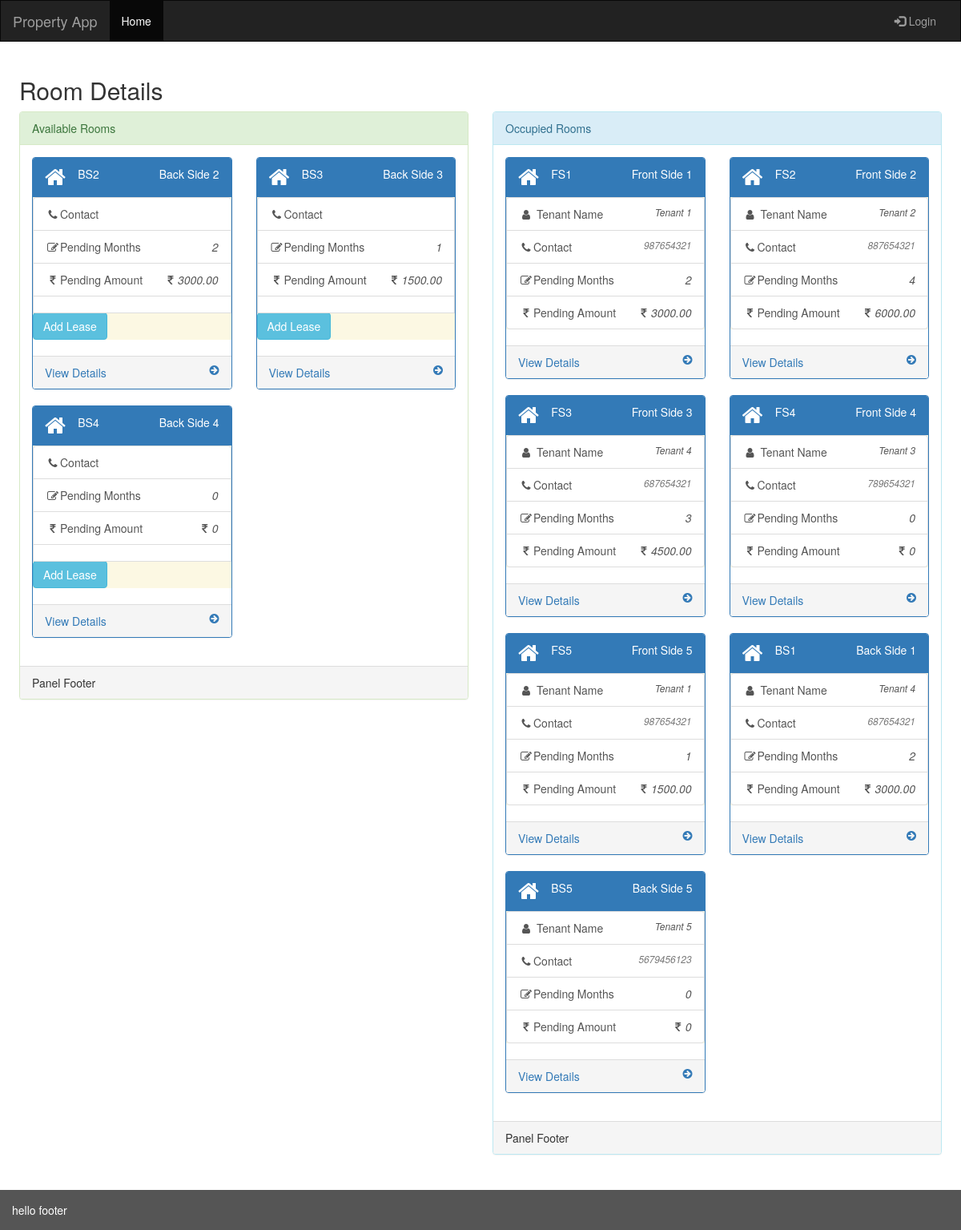
The page /rent/property/property_details/1 on the database its author committed.
### rent/models.py (models this page shows, shortened)
class Room(models.Model):
    room_id = models.AutoField(primary_key=True)
    room_property = models.ForeignKey(Property, on_delete=models.CASCADE)
    room_meter = models.ForeignKey(Electricitymeter, on_delete=models.CASCADE, null=True, blank=True)
    room_name = models.CharField(max_length=50)
    room_rent = models.DecimalField(max_digits=8,decimal_places=2)
    room_description = models.CharField(max_length=250)
    timestamp = models.DateTimeField(auto_now=True)

class Leasedetails(models.Model):
    lease_id = models.AutoField(primary_key=True)
    lease_start_date = models.DateField()
    lease_end_date = models.DateField()
    lease_amount = models.DecimalField(max_digits=8,decimal_places=2)
    lease_tenant = models.ForeignKey(Tenant, on_delete=models.CASCADE)
    lease_room = models.ForeignKey(Room, on_delete=models.CASCADE)
    lease_transaction = models.ForeignKey(Transaction, on_delete=models.CASCADE, null=True, blank=True)
    timestamp = models.DateTimeField(auto_now=True)

class Tenant(models.Model):
    tenant_id =  models.AutoField(primary_key=True)
    tenant_name =  models.CharField(max_length=250)
    tenant_company =  models.CharField(max_length=250)
    tenant_description = models.CharField(max_length=500)
    tenant_joindate = models.DateField()
    tenant_contact = models.IntegerField(unique=True)
    tenant_secondry = models.IntegerField(unique=True)
    timestamp = models.DateTimeField(auto_now=True)

### rent/views.py (the view)
# urls.py: path('property/property_details/<int:property_id>', views.property_details, name='property_details'),
def property_details(request, property_id):
    room = Room.objects.filter(room_property_id=property_id)
    lease_details = Leasedetails.objects.filter(lease_room__in=room)
    string_data = serializers.serialize('json',lease_details)
    return render(request,'rent/property_details.html',{'room':room,'lease_details':lease_details,'string_data':string_data})

### rent/templatetags/rent_extras.py (called while the page is built)
@register.filter
def is_room_occupied(room,lease):
    is_occupied = False
    for item in lease:
        if item.lease_room.room_id == room and current_month_record(item):
            is_occupied = True
    return is_occupied

@register.filter
def get_lease_by_room(lease_details,room):
    for item in lease_details:
        if item.lease_room.room_id == room and current_month_record(item):
            return item

@register.filter
def getPendingAmountForRoom(lease_details,room_id):
    total_rent = 0
    for item in lease_details:
        if item.lease_room.room_id == room_id and not current_month_record(item):
            total_rent += item.lease_amount
    paid_amount = 0
    transaction = Transaction.objects.filter(transaction_room=room_id)
    for item in transaction:
        if item.transaction_reason == "Rent":
            paid_amount += item.transaction_amount
    balance = total_rent - paid_amount
    return balance

@register.filter
def getPendingMonthCountForRoom(lease_details,room_id):
    current_room_count = 0
    for item in lease_details:
        if item.lease_room.room_id == room_id and not current_month_record(item):
            current_room_count += 1
    paid_amount_count = 0
    transaction = Transaction.objects.filter(transaction_room=room_id)
    for item in transaction:
        if item.transaction_reason == "Rent":
            paid_amount_count += 1
    return current_room_count - paid_amount_count

def current_month_record(item):
    today = datetime.date.today()
    compare = item.lease_start_date <= today and today <= item.lease_end_date
    if compare:
        return True
    else:
        return False

### rent/templates/rent/property_details.html (shortened to what this page needs)
{% extends 'base.html' %}
{% load rent_extras %}
{% block content %}
<h2>Room Details</h2>
<div class="row">
    <div class="col-lg-6">
        <div class="panel panel-success">
            <div class="panel-heading">Available Rooms</div>
            <div class="panel-body">
                <div class="row">
                    {% for item in room %}
                    {% if not item.room_id|is_room_occupied:lease_details %}
                    <div class="col-lg-6 col-md-12">
                        <div class="panel panel-primary">
                            <div class="panel-heading">
                                <div class="row">
                                    <div class="col-lg-2">
                                        <i class="fa fa-home fa-2x"></i>
                                    </div>
                                    <div class="col-lg-2">
                                            {{item.room_name|upper}}
                                    </div>
                                    <div class="col-lg-8 text-right">
                                            {{item.room_description|title}}
                                    </div>
                                </div>
                            </div>
                            <div class="panel-content bg-warning">
                                {% with filtervalue=lease_details|get_lease_by_room:item.room_id %}
                                <div class="list-group">
                                    <a href="#" class="list-group-item">
                                        <i class="fa fa-phone fa-fw"></i>Contact
                                    </a>
                                    <a href="#" class="list-group-item">
                                        <i class="fa fa-edit fa-fw"></i>Pending Months
                                        <span class="pull-right"><em>{{lease_details|getPendingMonthCountForRoom:item.room_id}}</em></span>
                                    </a>
                                    <a href="#" class="list-group-item">
                                        <i class="fa fa-rupee fa-fw"></i>Pending Amount
                                        <span class="pull-right"><i class="fa fa-rupee fa-fw"></i><em>{{ lease_details|getPendingAmountForRoom:item.room_id }}</em></span>
                                    </a>
                                    <a href="#" class="list-group-item">
                                        <a href="{% url 'lease_create' item.room_id %}" class="btn btn-info">Add Lease</a>
                                    </a>
                                </div>
                                {% endwith %}
                            </div>
                            <a href="{% url 'room_details' item.room_id %}">
                                <div class="panel-footer">
                                    <span class="pull-left">View Details</span>
                                    <span class="pull-right"><i class="fa fa-arrow-circle-right"></i></span>
                                    <div class="clearfix"></div>
                                </div>
                            </a>
                        </div>
                    </div>
                    {% endif %}
                    {% endfor %}
                </div>
            </div>
            <div class="panel-footer">Panel Footer</div>
        </div>
    </div>
    <div class="col-lg-6">
        <div class="panel panel-info">
            <div class="panel-heading">Occupied Rooms</div>
            <div class="panel-body">
                <div class="row">
                    {% for item in room %}
                    {% if item.room_id|is_room_occupied:lease_details %}
                    <div class="col-lg-6">
                        <div class="panel panel-primary">
                            <div class="panel-heading">
                                <div class="row">
                                    <div class="col-lg-2">
                                        <i class="fa fa-home fa-2x"></i>
                                    </div>
                                    <div class="col-lg-2">
                                            {{item.room_name|upper}}
                                    </div>
                                    <div class="col-lg-8 text-right">
                                            {{item.room_description|title}}
                                    </div>
                                </div>
                            </div>
                            <div class="panel-content bg-warning">
                                {% with filtervalue=lease_details|get_lease_by_room:item.room_id %}
                                <div class="list-group">
                                    <a href="#" class="list-group-item">
                                        <i class="fa fa-user fa-fw"></i> Tenant Name
                                        <span class="pull-right small"><em>{{filtervalue.lease_tenant.tenant_name|title}}</em></span>
                                    </a>
                                    <a href="#" class="list-group-item">
                                        <i class="fa fa-phone fa-fw"></i>Contact
                                        <span class="pull-right text-muted small"><em>{{ filtervalue.lease_tenant.tenant_contact }}</em></span>
                                    </a>
                                    <a href="#" class="list-group-item">
                                        <i class="fa fa-edit fa-fw"></i>Pending Months
                                        <span class="pull-right"><em>{{lease_details|getPendingMonthCountForRoom:item.room_id}}</em></span>
                                    </a>
                                    <a href="#" class="list-group-item">
                                        <i class="fa fa-rupee fa-fw"></i>Pending Amount
                                        <span class="pull-right"><i class="fa fa-rupee fa-fw"></i><em>{{ lease_details|getPendingAmountForRoom:item.room_id }}</em></span>
                                    </a>
                                </div>
                                {% endwith %}
                            </div>
                            <a href="{% url 'room_details' item.room_id %}">
                                <div class="panel-footer">
                                    <span class="pull-left">View Details</span>
                                    <span class="pull-right"><i class="fa fa-arrow-circle-right"></i></span>
                                    <div class="clearfix"></div>
                                </div>
                            </a>
                        </div>
                    </div>
                    {% endif %}
                    {% endfor %}
                </div>
            </div>
            <div class="panel-footer">Panel Footer</div>
        </div>
    </div>
</div>
{% endblock %}

### rows shown on the page
Room: room_name "BS2", room_description "Back Side 2", room_id.lease_room_id "2", room_id.lease_room_id "3000.00"
Room: room_name "BS3", room_description "Back Side 3", room_id.lease_room_id "1", room_id.lease_room_id "1500.00"
Room: room_name "BS4", room_description "Back Side 4", room_id.lease_room_id "0"
Room: room_name "FS1", room_description "Front Side 1", room_id.lease_room_id "2", room_id.room_id "3000.00"
Leasedetails: lease_tenant.tenant_name "Tenant 1", lease_tenant.tenant_contact "987654321"
Room: room_name "FS2", room_description "Front Side 2", room_id.lease_room_id "4", room_id.lease_end_date "6000.00"
Leasedetails: lease_tenant.tenant_name "Tenant 2", lease_tenant.tenant_contact "887654321"
Room: room_name "FS3", room_description "Front Side 3", room_id.lease_end_date "3", room_id.lease_amount "4500.00"
Leasedetails: lease_tenant.tenant_name "Tenant 4", lease_tenant.tenant_contact "687654321"
Room: room_name "FS4", room_description "Front Side 4", room_id.lease_room_id "0"
Leasedetails: lease_tenant.tenant_name "Tenant 3", lease_tenant.tenant_contact "789654321"
Room: room_name "FS5", room_description "Front Side 5", room_id.lease_room_id "1", room_id.lease_room_id "1500.00"
Leasedetails: lease_tenant.tenant_name "Tenant 1", lease_tenant.tenant_contact "987654321"
Room: room_name "BS1", room_description "Back Side 1", room_id.lease_room_id "2", room_id.lease_room_id "3000.00"
Leasedetails: lease_tenant.tenant_name "Tenant 4", lease_tenant.tenant_contact "687654321"
Room: room_name "BS5", room_description "Back Side 5", room_id.lease_room_id "0"
Leasedetails: lease_tenant.tenant_name "Tenant 5", lease_tenant.tenant_contact "5679456123"
